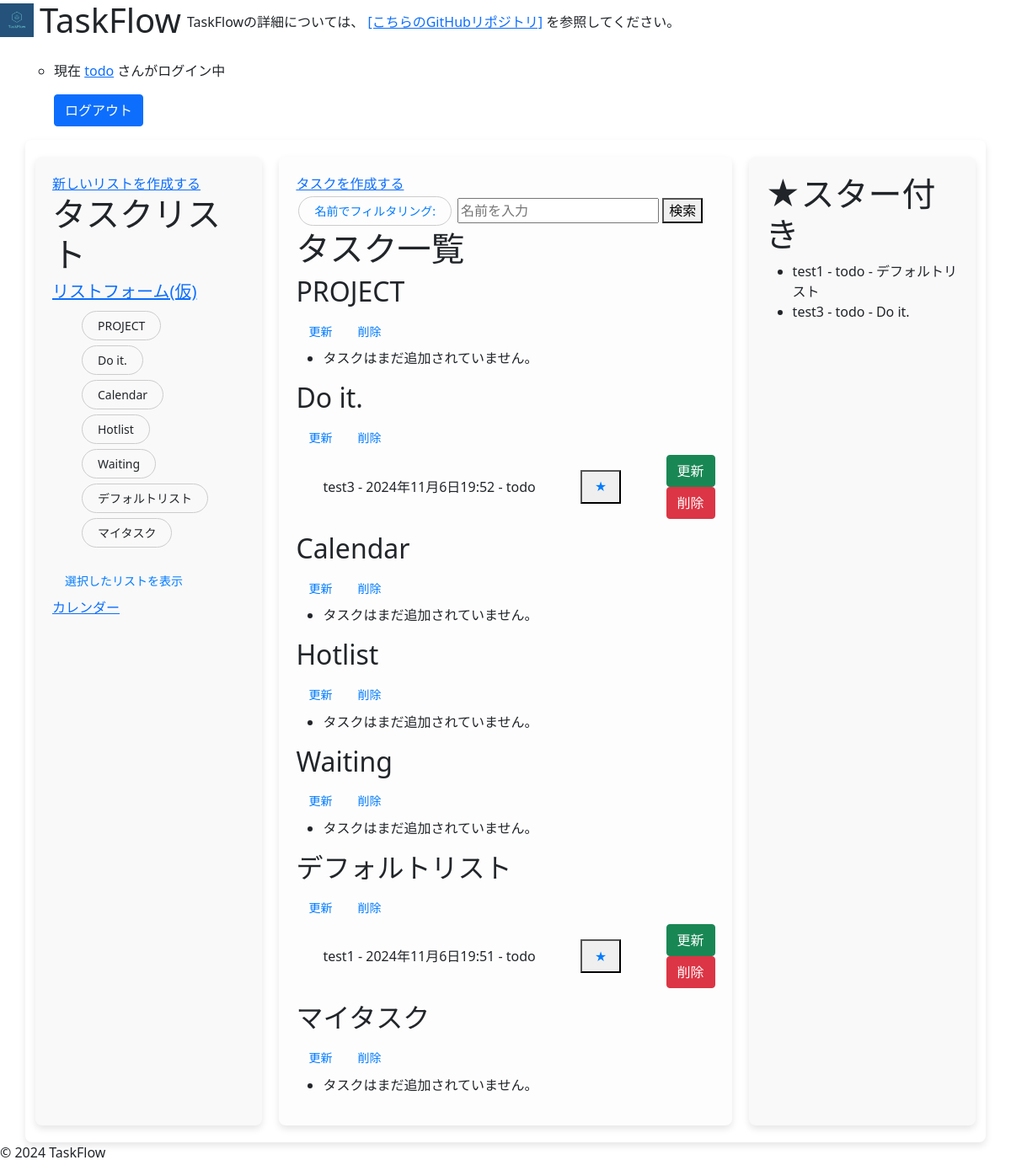
The page /tasks/ (signed in) on the database as committed earlier.
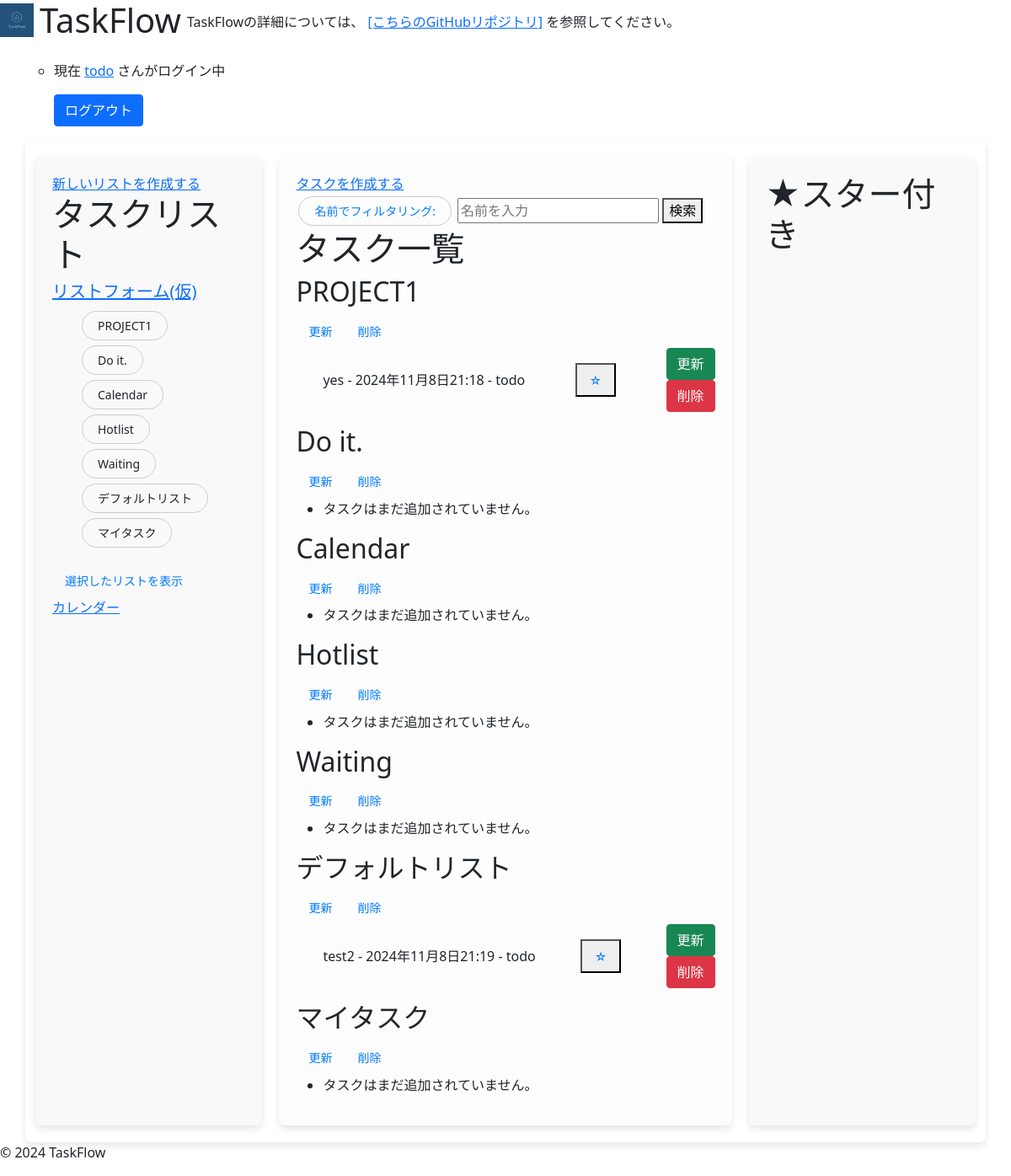
The same page on the database as committed later.
### accounts/models.py (models this page shows)
class CustomUser(AbstractUser):
    username=models.CharField(max_length=20,null=False,unique=True) #ユーザーネーム
    age=models.IntegerField(null=True, blank=True) #年齢
    mail=models.EmailField(max_length=30,null=True, blank=True,unique=True) #メールアドレス

### todo_app/models.py (models this page shows, shortened)
class TaskList(models.Model):
    name=models.CharField(max_length=20) #リスト名

class TaskCreate(models.Model):
    title=models.CharField(max_length=20) #タスクのタイトル
    description=models.TextField(null=True,blank=True) #説明
    due_date=models.DateTimeField(default=timezone.now) #期日
    is_starred=models.BooleanField(default=False) #スターの状態
    user = models.ForeignKey(settings.AUTH_USER_MODEL, on_delete=models.CASCADE) #作成したユーザー
    list=models.ForeignKey(TaskList,on_delete=models.CASCADE,default=1) #リストモデルとの関係

### todo_app/views.py (the view)
# urls.py: path('tasks/', TaskListView.as_view(), name='task_list'),  # タスク一覧
class TaskListView(ListView):
    model = TaskCreate  # 表示するモデル
    template_name = 'todo_app/task_list.html'  # 使用するテンプレート
    context_object_name = 'tasks'  # テンプレートで使用するオブジェクト名
    def get_queryset(self):
        return TaskCreate.objects.filter(user=self.request.user)
    def get_context_data(self, **kwargs):
        context = super().get_context_data(**kwargs)
        filter_name = self.request.GET.get('filter_name', '')
        if filter_name:
            context['lists'] = TaskList.objects.filter(name__icontains=filter_name)  # 部分一致でフィルタリング
        else:
            context['lists'] = TaskList.objects.all()  # すべてのリストを表示
        return context

### templates/todo_app/task_list.html (shortened to what this page needs)
{% extends 'base.html' %}
{% load static %}
{% block content %}
<div class='container'>
    <div class='list-filter'>
        <a class="list-create" href="{% url 'list_create' %}">新しいリストを作成する</a>
        <h1>タスクリスト</h1>
        <a href="{% url 'select_list' %}"><h5>リストフォーム(仮)</h5></a>
        <form method="post" action="{% url 'task_list' %}">
            <ul>
                {% for list in lists %}
                    <li style="display: flex; align-items: center; justify-content: space-between;">
                        <label for="checkbox_{{ list.id }}">
                            {{ list.name }}
                        </label>
                    </li>
                {% endfor %}
            </ul>
            <div class="btn-group">
                <button type="submit" class="button">選択したリストを表示</button>
            </div>
        </form>
        <a href="{% url 'only_calendar' %}">カレンダー</a>
    </div>
    <div class='task-list'>
        <a class="task-create" href="{% url 'task_create' %}">タスクを作成する</a>
        <form method="get">
            <label for="filter_name" class="filter-label">名前でフィルタリング:</label>
            <input type="text" name="filter_name" id="filter_name" placeholder="名前を入力">
            <button type="submit">検索</button>
        </form>
        <h1>タスク一覧</h1>
        {% if lists %}
            {% for list in lists %}
                <div class="list-container" onmouseover="showBorder(this)" onmouseout="hideBorder(this)">
                    <h2>{{ list.name }}</h2>
                    <div class="btn-group">
                        <form action="{% url 'list_update' list.id %}">
                            <button type="submit" class="button">更新</button>
                        </form>
                        <form action="{% url 'list_delete' list.id %}" method="post" onsubmit="return confirmDeleteList();">
                            <button type="submit" class="button">削除</button>
                        </form>
                    </div>
                    <ul class="Sortable" data-list-id="{{list.id}}" id="list_{{list.id}}">
                        {% for task in list.taskcreate_set.all %}
                            <li style="display: flex; align-items: center; justify-content: space-between;">
                                <span>
                                    {{ task.title }} - {{ task.due_date }} - {{ task.user.username }}
                                </span>
                                <form action="{% url 'toggle_star' task.id %}" method="post" style="background: none; border: none; cursor: none;">
                                    <div class='btn-group'>
                                        <button type="submit">
                                            <span class="{% if task.is_starred %}starred{% else %}not-starred{% endif %}">
                                                {% if task.is_starred %}
                                                    ★
                                                {% else %}
                                                    ☆
                                                {% endif %}
                                            </span>
                                        </button>
                                    </div>
                                </form>
                                <div>
                                    <form action="{% url 'task_update' task.id %}" method="get">
                                        <button type="submit" class="btn btn-success">更新</button>
                                    </form>
                                    <form action="{% url 'task_delete' task.id %}" method="post" onsubmit="return confirmDeleteTask();" class="d-inline">
                                        <button type="submit" class="btn btn-danger">削除</button>
                                    </form>
                                </div>
                            </li>
                        {% empty %}
                            <li>タスクはまだ追加されていません。</li>
                        {% endfor %}
                    </ul>
                </div>
            {% endfor %}
        {% elif message %}
            <script>
                // メッセージが存在する場合にアラートを表示
                alert('{{ message }}')
                alert('もう一度検索ボタンをクリックすると一覧表示へ戻ります。')
            </script>
        {% endif %}
    </div>
    <div class="star-list">
        <h1>★スター付き</h1>
        <ul>
            {% for task in tasks %}
                {% if task.is_starred %}
                    <li>
                        {{ task.title }} - {{ task.user.username }} - {{ task.list.name }}
                    </li>
                {% endif %}
            {% empty %}
                <li>スター付きタスクはありません。</li>
            {% endfor %}
        </ul>
    </div>
</div>
{% endblock %}

### templates/base.html (shortened to what this page needs)
{% load static %}
<!DOCTYPE html>
<html lang="ja">
<head>
    <link rel="stylesheet" href="{%static 'css/style.css'%}">
    <link href="https://cdn.jsdelivr.net/npm/bootstrap@5.0.2/dist/css/bootstrap.min.css" rel="stylesheet">
</head>
<body>
    <div class="header">
            <img src="{% static 'images/logo - コピー.png' %}" alt="Sample Logo" class="clickable-image" id="image-1">
        <h1>TaskFlow</h1>
        <p class="description">TaskFlowの詳細については、
            <a href="https://github.com/02naa98/TaskFlow/blob/5c21718b4c6a0ca746376e708a8c205c8d710d94/README.md" target="_blank">[こちらのGitHubリポジトリ]</a>
            を参照してください。</p>
    </div>
    <br>
        <nav>
            <ul>
                <nav>
                    <ul>
                        {% if request.user.is_authenticated %}
                            <li>
                                <form action="{% url 'logout' %}" method="post">
                                    <p>現在
                                        <a href="{%url 'temporary_profile' user.username%}">{{ user.username }}</a>
                                        さんがログイン中
                                    </p>
                                    <button type="submit" class="btn btn-primary">ログアウト</button>
                                </form>
                            </li>
                        {% endif %}
                    </ul>
                </nav>
            </ul>
        </nav>
    <main>
        {% block content %}
        {% endblock %}
    </main>
    <footer>
        <p>&copy; 2024 TaskFlow</p>
    </footer>
</body>
</html>

### static/css/style.css (style rules this page uses)
.header { display: flex; align-items: center; }
.header h1 { margin: 0; font-size: 40px; margin-left: 7px; margin-right: 7px; }
.header img { height: 40px; width: auto; vertical-align: middle; }
.description { font-size: 16px; line-height: 1.6; margin-top: 0; margin-bottom: 0; padding-top: 5px; }
body { background-color: #f8f8f8; margin: 0; padding: 0; font-family: Arial, sans-serif; }
.container { display: flex; justify-content: space-between; padding: 20px; gap: 20px; background-color: #ffffff; border-radius: 8px; box-shadow: 0 4px 8px rgba(0, 0, 0, 0.1); }
.list-filter, .task-list, .star-list { padding: 20px; border-radius: 8px; }
.list-filter, .star-list { width: 25%; background-color: #f9f9f9; box-shadow: 0 4px 8px rgba(0, 0, 0, 0.1); }
.list-filter { width: 25%; }
label { display: inline-block; border-radius: 20px; text-align: center; text-decoration: none; border: solid 1px #ccc; transition: 0.25s; padding: 6px 18px; cursor: pointer; font-size: 14px; margin: 3px; }
.task-list { width: 50%; background-color: #fdfdfd; box-shadow: 0 4px 8px rgba(0, 0, 0, 0.1); transition: box-shadow 0.1s ease; }
.star-list { width: 25%; }
.btn-group button { height: 40px; padding: 0 15px; font-size: 14px; cursor: pointer; }
.button { background-color: transparent; color: #007bff; font-size: 16px; border: none; cursor: pointer; border-radius: 100px; }
.filter-label { color: #007bff; }
.not-starred { color: #007bff; }

Rows that differ between the two databases and show on the page:
removed TaskCreate: title "test3", due_date "2024年11月6日19:52", user.username "todo", list.name "Do it."
removed TaskCreate: title "test1", due_date "2024年11月6日19:51", user.username "todo", list.name "デフォルトリスト"
changed TaskList: name "PROJECT" → "PROJECT1"; no longer shows "タスクはまだ追加されていません。"
shown differently, row unchanged: TaskList "Do it.": now shows "タスクはまだ追加されていません。"
added TaskCreate: title "yes", due_date "2024年11月8日21:18", user.username "todo", shown under TaskList "PROJECT1"
added TaskCreate: title "test2", due_date "2024年11月8日21:19", user.username "todo", shown under TaskList "デフォルトリスト"
